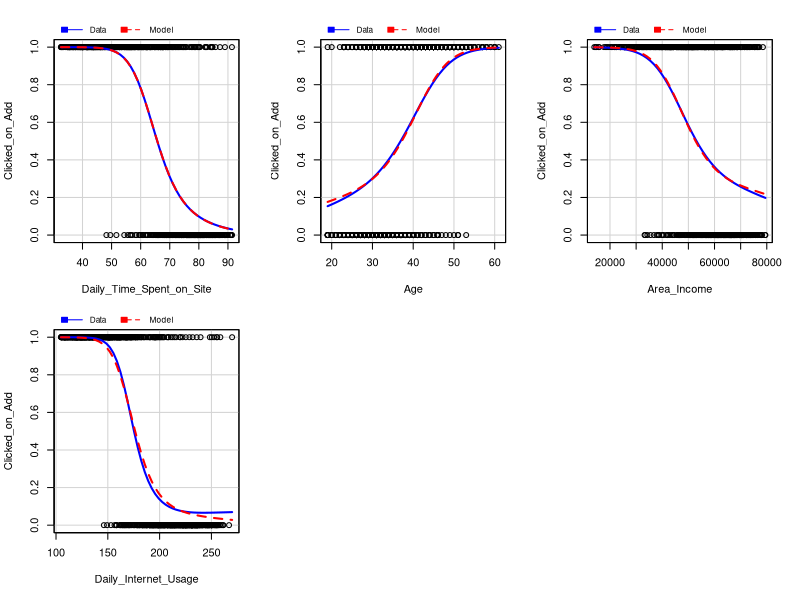

Generate this figure with R: (Note: this script raises an error after producing the figure.)
## ---- chunk 1
knitr::opts_chunk$set(echo = TRUE)
## ---- chunk 2
library("stringr")
library("pROC")
library("caret")
library("car")
library("patchwork")
## ---- chunk 3
df <- read.csv("advertising.csv", stringsAsFactors = TRUE)
df$Male <- as.factor(df$Male)
df$Clicked_on_Ad <- as.factor(df$Clicked_on_Ad)
## ---- chunk 4
df$Ad_Topic_Line <- NULL
df$City <-NULL
df$Country <-NULL
## ---- chunk 5
names(df) <- c("Daily_Time_Spent_on_Site","Age","Area_Income","Daily_Internet_Usage","Male","Time","Clicked_on_Add")
## ---- chunk 6
summary(df)
## ---- chunk 7
df$Time <- as.character(df$Time)
 
time <- str_match(df$Time,"(?<hour>[0-9]{1,2}):(?<minute>[0-9]{2})")
time_cal <- as.numeric(time[,"hour"])*60 + as.numeric(time[,"minute"])
 
df$Time[time_cal < 360] <- "Night"
df$Time[time_cal >=360 & time_cal < 720] <- "Morning"
df$Time[time_cal >=720 & time_cal < 1080] <- "Afternoon"
df$Time[time_cal >=1080] <- "Evening"
df$Time <- as.factor(df$Time)
## ---- chunk 8
summary(df)
## ---- chunk 9
logi_model <- glm(Clicked_on_Add~.,df,family = binomial)
## ---- chunk 10
summary(logi_model)
## ---- chunk 11
marginalModelPlots(logi_model,~.-Male, layout =c(2,3))
## ---- chunk 12
predicted_class <- ifelse(logi_model$fitted.values>0.5,1,0)
confusion_matrix <- confusionMatrix(as.factor(predicted_class),
                                    df$Clicked_on_Add,positive = "1")
confusion_matrix
## ---- chunk 13
summary(logi_model)
## ---- chunk 14
plot_GENDER <- ggplot(df,aes(x=Male,fill=Clicked_on_Add))+geom_bar(position = position_dodge())
plot_TIME <- ggplot(df,aes(x=Time,fill=Clicked_on_Add))+geom_bar(position = position_dodge())

plot_GENDER+plot_TIME+plot_layout(ncol = 2, guides = "collect")
